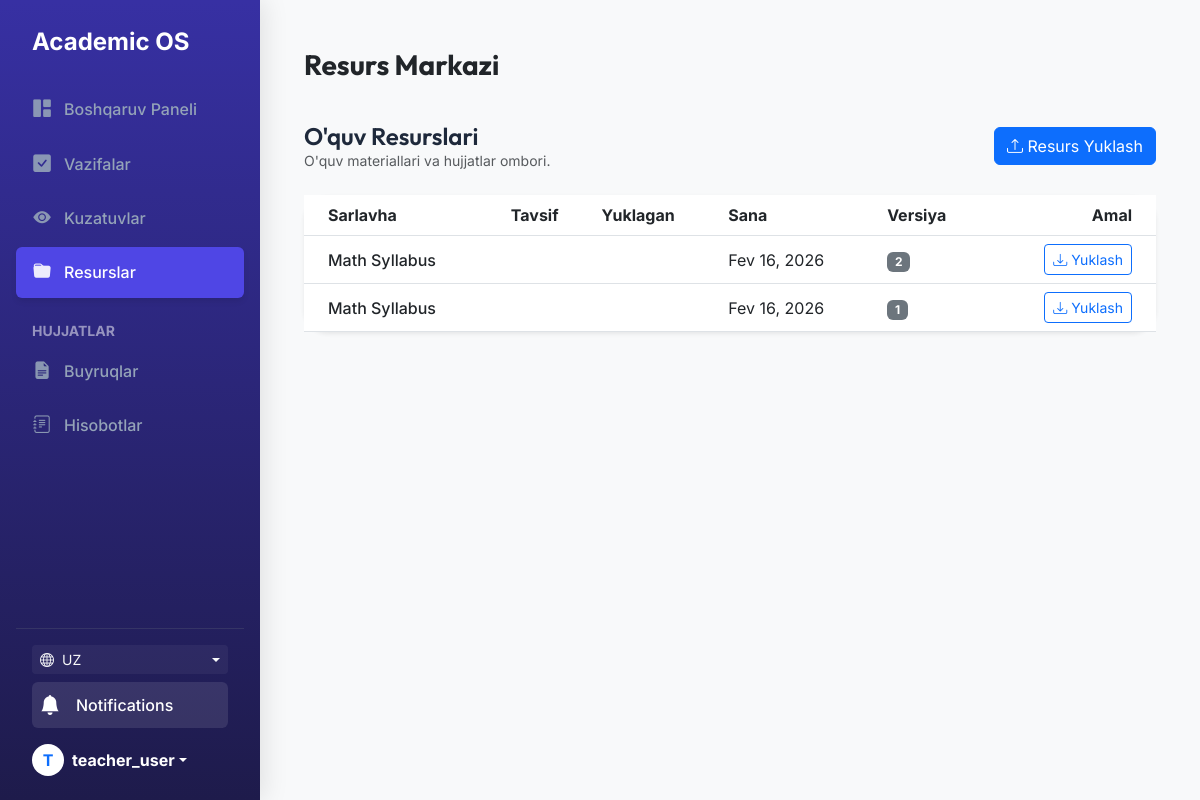
/academic/resources/ (signed in), run on the app's committed database.
### users/models.py (models this page shows, shortened)
class User(AbstractUser):
    id = models.UUIDField(primary_key=True, default=uuid.uuid4, editable=False)

### academic/models.py (models this page shows, shortened)
class EducationalResource(UUIDModel):
    title = models.CharField(max_length=255)
    description = models.TextField(blank=True)
    file = models.FileField(upload_to='resources/')
    uploaded_by = models.ForeignKey(settings.AUTH_USER_MODEL, on_delete=models.SET_NULL, null=True)
    version = models.PositiveIntegerField(default=1)
    previous_version = models.OneToOneField('self', on_delete=models.SET_NULL, null=True, blank=True, related_name='next_version')
    created_at = models.DateTimeField(auto_now_add=True)

### academic/views.py (the view)
# urls.py: path('resources/', ResourceListView.as_view(), name='resource_list'),
class ResourceListView(LoginRequiredMixin, ListView):
    model = EducationalResource
    template_name = 'academic/resource_list.html'
    context_object_name = 'resources'
    ordering = ['-created_at']

### core/context_processors.py (called while the page is built)
def notifications(request):
    if request.user.is_authenticated:
        unread_count = Notification.objects.filter(recipient=request.user, is_read=False).count()
        recent_notifications = Notification.objects.filter(recipient=request.user).order_by('-created_at')[:5]
        return {
            'unread_notifications_count': unread_count,
            'recent_notifications': recent_notifications
        }
    return {
        'unread_notifications_count': 0,
        'recent_notifications': []
    }

### academic/templates/academic/resource_list.html
{% extends "base.html" %}
{% load i18n %}
{% block page_title %}{% trans "Resource Center" %}{% endblock %}
{% block content %}
<div class="row mb-4">
    <div class="col-12 d-flex justify-content-between align-items-center">
        <div>
            <h4 class="mb-0">{% trans "Educational Resources" %}</h4>
            <p class="text-muted small mb-0">{% trans "Repository of study materials and documents." %}</p>
        </div>
        <a href="{% url 'resource_create' %}" class="btn btn-primary">
            <i class="bi bi-upload"></i> {% trans "Upload Resource" %}
        </a>
    </div>
</div>
<div class="card shadow-sm border-0">
    <div class="table-responsive">
        <table class="table table-hover align-middle mb-0">
            <thead class="bg-light">
                <tr>
                    <th class="ps-4">{% trans "Title" %}</th>
                    <th>{% trans "Description" %}</th>
                    <th>{% trans "Uploaded By" %}</th>
                    <th>{% trans "Date" %}</th>
                    <th>{% trans "Version" %}</th>
                    <th class="text-end pe-4">{% trans "Action" %}</th>
                </tr>
            </thead>
            <tbody>
                {% for res in resources %}
                <tr>
                    <td class="ps-4 fw-medium">{{ res.title }}</td>
                    <td>{{ res.description|truncatechars:50 }}</td>
                    <td>{{ res.uploaded_by.username }}</td>
                    <td>{{ res.created_at|date:"M d, Y" }}</td>
                    <td><span class="badge bg-secondary">{{ res.version }}</span></td>
                    <td class="text-end pe-4">
                        {% if res.file %}
                        <a href="{{ res.file.url }}" class="btn btn-sm btn-outline-primary" download>
                            <i class="bi bi-download"></i> {% trans "Download" %}
                        </a>
                        {% else %}
                        <span class="text-muted small">{% trans "No file" %}</span>
                        {% endif %}
                    </td>
                </tr>
                {% empty %}
                <tr>
                    <td colspan="6" class="text-center py-4 text-muted">
                        {% trans "No resources found. Upload one to get started." %}
                    </td>
                </tr>
                {% endfor %}
            </tbody>
        </table>
    </div>
</div>
{% endblock %}

### templates/base.html (shortened to what this page needs)
<!DOCTYPE html>
<html lang="en">
<head>
    <link href="https://cdn.jsdelivr.net/npm/bootstrap@5.3.0/dist/css/bootstrap.min.css" rel="stylesheet">
    {% load static %}
    {% load i18n %}
    <link rel="stylesheet" href="{% static 'css/main_v5.css' %}">
    <link rel="stylesheet" href="https://cdn.jsdelivr.net/npm/bootstrap-icons@1.11.0/font/bootstrap-icons.css">
</head>
<body class="bg-light">
    {% block layout %}
    <div class="d-flex">
        <nav class="sidebar text-white">
            <a href="/" class="d-flex align-items-center mb-4 text-white text-decoration-none px-3">
                <span class="fs-4 fw-bold tracking-tight">Academic OS</span>
            </a>
            <ul class="nav nav-pills flex-column mb-auto">
                <li class="nav-item">
                    <a href="{% url 'dashboard' %}"
                        class="nav-link {% if request.resolver_match.url_name == 'dashboard' %}active{% endif %}"
                        aria-current="page">
                        <i class="bi bi-grid-1x2-fill"></i>
                        {% trans "Dashboard" %}
                    </a>
                </li>
                <li>
                    <a href="{% url 'task_list' %}" class="nav-link {% if 'tasks' in request.path %}active{% endif %}">
                        <i class="bi bi-check-square-fill"></i>
                        {% trans "Tasks" %}
                    </a>
                </li>
                <li>
                    <a href="{% url 'observation_list' %}"
                        class="nav-link {% if 'observations' in request.path %}active{% endif %}">
                        <i class="bi bi-eye-fill"></i>
                        {% trans "Observations" %}
                    </a>
                </li>
                <li>
                    <a href="{% url 'resource_list' %}"
                        class="nav-link {% if 'resources' in request.path %}active{% endif %}">
                        <i class="bi bi-folder-fill"></i>
                        {% trans "Resources" %}
                    </a>
                </li>
                <li class="nav-item mt-3">
                    <span class="text-white-50 small text-uppercase fw-bold px-3">{% trans "Documents" %}</span>
                </li>
                <li class="nav-item mt-1">
                    <a href="{% url 'order_list' %}"
                        class="nav-link {% if 'orders' in request.path %}active{% endif %}">
                        <i class="bi bi-file-earmark-text-fill"></i>
                        {% trans "Orders" %}
                    </a>
                </li>
                <li>
                    <a href="{% url 'report_list' %}"
                        class="nav-link {% if 'reports' in request.path %}active{% endif %}">
                        <i class="bi bi-journal-text"></i>
                        {% trans "Reports" %}
                    </a>
                </li>
            </ul>
            <hr class="border-secondary opacity-25">
            {% get_current_language as LANGUAGE_CODE %}
            {% get_available_languages as LANGUAGES %}
            {% get_language_info_list for LANGUAGES as languages %}
            <div class="px-3 mb-2">
                <div class="dropdown">
                    <button
                        class="btn btn-sm btn-outline-light border-0 w-100 d-flex align-items-center justify-content-between dropdown-toggle"
                        type="button" data-bs-toggle="dropdown" aria-expanded="false"
                        style="background: rgba(255,255,255,0.05);">
                        <div class="d-flex align-items-center">
                            <i class="bi bi-globe me-2"></i>
                            <span class="text-uppercase">{{ LANGUAGE_CODE }}</span>
                        </div>
                    </button>
                </div>
            </div>
            <div class="px-3 mb-3">
                <a href="#" class="d-flex align-items-center text-white text-decoration-none p-2 rounded"
                    data-bs-toggle="offcanvas" data-bs-target="#notificationOffcanvas"
                    style="background: rgba(255,255,255,0.1); transition: background 0.2s;">
                    <div class="position-relative me-3">
                        <i class="bi bi-bell-fill fs-5"></i>
                    </div>
                    <span class="fw-medium">Notifications</span>
                </a>
            </div>
            <div class="dropdown px-3">
                <a href="#" class="d-flex align-items-center text-white text-decoration-none dropdown-toggle"
                    id="dropdownUser1" data-bs-toggle="dropdown" aria-expanded="false">
                    <div class="rounded-circle bg-white text-primary d-flex align-items-center justify-content-center me-2 fw-bold"
                        style="width: 32px; height: 32px;">
                        {{ request.user.username|slice:":1"|upper }}
                    </div>
                    <strong>{{ request.user.username }}</strong>
                </a>
            </div>
        </nav>
        <main class="main-content w-100">
            <div class="container-fluid">
                {% block header %}
                <header
                    class="d-flex justify-content-between flex-wrap flex-md-nowrap align-items-center pt-3 pb-2 mb-4">
                    <h1 class="h3 fw-bold text-dark">{% block page_title %}Dashboard{% endblock %}</h1>
                </header>
                {% endblock %}
                {% block content %}
                {% endblock %}
            </div>
        </main>
    </div>
    {% endblock %}
</body>
</html>

### static/css/main_v5.css (style rules this page uses)
:root { --primary-color: #4f46e5; --primary-hover: #4338ca; --secondary-color: #64748b; --accent-color: #8b5cf6; --bg-body: #f1f5f9; --bg-surface: rgba(255, 255, 255, 0.9); --glass-border: 1px solid rgba(255, 255, 255, 0.2); --glass-shadow: 0 8px 32px 0 rgba(31, 38, 135, 0.07); --sidebar-width: 260px; }
body { font-family: 'Inter', sans-serif; background-color: var(--bg-body); color: #1e293b; overflow-x: hidden; }
h1, h2, h3, h4, h5, h6 { font-family: 'Outfit', sans-serif; font-weight: 600; }
.sidebar { position: fixed; top: 0; left: 0; bottom: 0; width: var(--sidebar-width); background: linear-gradient(180deg, #3730a3 0%, #1e1b4b 100%) !important; background-color: #1e1b4b !important; color: #fff !important; box-shadow: 4px 0 24px rgba(0, 0, 0, 0.1); z-index: 1000; display: flex; flex-direction: column; padding: 1.5rem 1rem; overflow-y: auto; }
.main-content { margin-left: var(--sidebar-width); padding: 2rem; min-height: 100vh; transition: all 0.3s ease; }
.nav-link { color: #94a3b8; padding: 0.75rem 1rem; border-radius: 0.5rem; margin-bottom: 0.25rem; display: flex; align-items: center; font-weight: 500; transition: all 0.2s ease; }
.nav-link.active { background-color: var(--primary-color); color: #ffffff; box-shadow: 0 4px 6px -1px rgba(0, 0, 0, 0.1); }
.nav-link i { font-size: 1.1rem; margin-right: 0.75rem; width: 20px; text-align: center; opacity: 0.9; }
.card { background: var(--bg-surface); backdrop-filter: blur(10px); -webkit-backdrop-filter: blur(10px); border: 1px solid rgba(255, 255, 255, 0.5); border-radius: 1.5rem; box-shadow: 0 4px 6px -1px rgba(0, 0, 0, 0.05); transition: transform 0.3s ease, box-shadow 0.3s ease; }

### templates/base.html (style rules this page uses)
.sidebar { background: linear-gradient(180deg, #3730a3 0%, #1e1b4b 100%) !important; min-height: 100vh; }
.nav-link.active { background-color: #4f46e5 !important; color: #ffffff !important; }

### data on the page
User: user.username "T", user.username "teacher_user"
EducationalResource: title "Math Syllabus", created_at "Fev 16, 2026", version "2"
EducationalResource: title "Math Syllabus", created_at "Fev 16, 2026", version "1"

### other printed values
{{ LANGUAGE_CODE }} "UZ"
